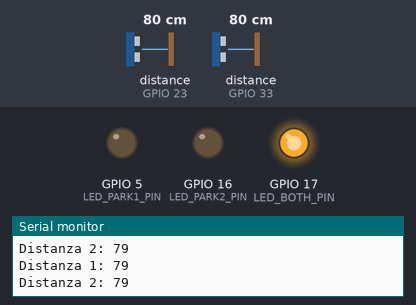
Recording of a sketch running on a simulated ESP32. On the bench: output pins drawn as LEDs (lit = HIGH), the last lines printed to the serial monitor. Wiring (inferred from the names in the program): 2 × ultrasonic range finder: trigger GPIO 22, echo GPIO 23 / trigger GPIO 32, echo GPIO 33. The test bench sets the inputs (shaded band); at power-on: distance to the obstacle (sensors on GPIO 23, GPIO 33) 80 cm. The echo pulse lasts 58.3 µs per cm; WiFi joins after 1.5 s; servers stay silent unless stated; no MQTT or app messages arrive unless stated; pins used as bus, display or sensor lines are not drawn.

Above: at 4.7 s.
4.8 s: distance to the obstacle (sensor on GPIO 23) set to 33 cm
6.8 s: distance to the obstacle (sensor on GPIO 23) set to 28 cm
At 8.3 s:
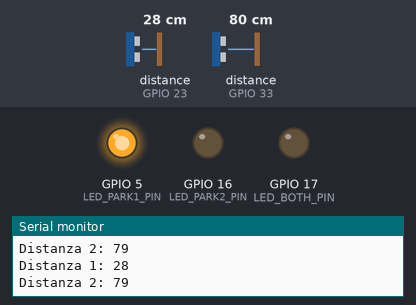
9.1 s: distance to the obstacle (sensor on GPIO 33) set to 33 cm
10.8 s: distance to the obstacle (sensor on GPIO 33) set to 28 cm
At 12.3 s:
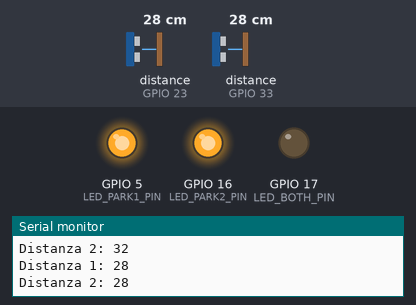
13.1 s: distance to the obstacle (sensor on GPIO 23) set to 35 cm
At 14.2 s:
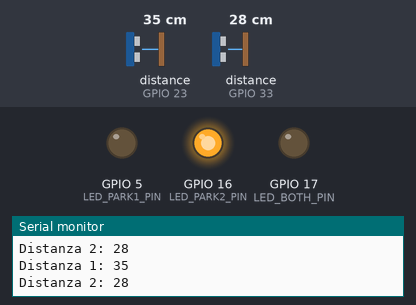
15.1 s: distance to the obstacle (sensor on GPIO 23) set to 2 cm
At 16.1 s:
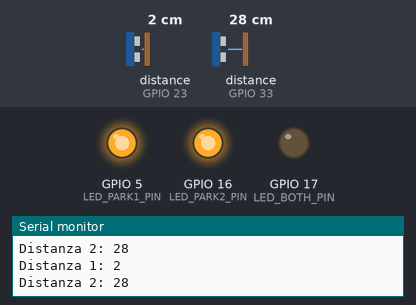
Timing chart, 0 to 18.1 s (numbered marks = the images above; inputs shaded):
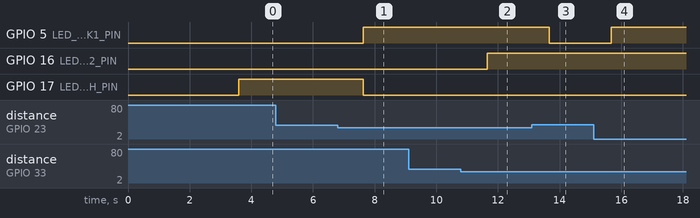

The sketch:

esp_2ultraSonicprova2.ino
```cpp
#include <WiFi.h>
#include <PubSubClient.h>

#define mqtt_server "test.mosquitto.org"
#define mqtt_topic_base "pw2k22/1.1/parcheggio"
#define PARK1_LEVEL 0
#define PARK1_SLOT1 1
#define PARK1_SLOT2 2

#define PARK1_TRIG_PIN 22 // Pin connesso al TRIG pin del sensore ad ultrasuoni del parcheggio n.1
#define PARK1_ECHO_PIN 23 // Pin connesso al ECHO pin del sensore ad ultrasuoni del parcheggio n.1
#define PARK2_TRIG_PIN 32 // Pin connesso al TRIN pin del sensore ad ultrasuoni del parcheggio n.2
#define PARK2_ECHO_PIN 33 // Pin connesso al ECHO pin del sensore ad ultrasuoni del parcheggio n.2

#define LED_PARK1_PIN 5
#define LED_BOTH_PIN 17
#define LED_PARK2_PIN 16

float durataPark1, distanzaPark1, durataPark2, distanzaPark2;

char topic[20];

const char* ssid     = "ciao"; // ESP32 and ESP8266 uses 2.4GHZ wifi only
const char* password = "Vmware1!";

WiFiClient espClient;
PubSubClient client(espClient);

void setup() {
  // begin serial port
  Serial.begin (9600);

  // configure the trigger pin to output mode
  pinMode(PARK1_TRIG_PIN, OUTPUT);
  // configure the echo pin to input mode
  pinMode(PARK1_ECHO_PIN, INPUT);
  // configure the trigger pin to output mode
  pinMode(PARK2_TRIG_PIN, OUTPUT);
  // configure the echo pin to input mode
  pinMode(PARK2_ECHO_PIN, INPUT);

  pinMode(LED_PARK1_PIN, OUTPUT);
  pinMode(LED_BOTH_PIN, OUTPUT);
  pinMode(LED_PARK2_PIN, OUTPUT);

  digitalWrite(LED_PARK1_PIN, LOW);
  digitalWrite(LED_BOTH_PIN, LOW);
  digitalWrite(LED_PARK2_PIN, LOW);

  // begin Wifi connect
  Serial.print("Connecting to ");
  Serial.println(ssid);
  WiFi.mode(WIFI_STA);
  WiFi.disconnect();
  delay(2000);
  WiFi.begin(ssid, password);
  while (WiFi.status() != WL_CONNECTED) {
    delay(500);
    Serial.print(".");
  }
  Serial.println("");
  Serial.println("WiFi connesso");
  Serial.println("Indirizzo IP : ");
  Serial.println(WiFi.localIP());

  client.setServer(mqtt_server, 1883);
}

void reconnect() {
  // Loop until we're reconnected
  int counter = 0;
  while (!client.connected()) {
    if (counter == 5) {
      ESP.restart();
    }
    counter += 1;
    Serial.print("In attesa della connessione al Brocker MQTT ...");
    // Attempt to connect

    if (client.connect("growTentController")) {
      Serial.println("CONNESSO");
    } else {
      Serial.print("Connssione FALLITA, rc=");
      Serial.print(client.state());
      Serial.println(" Prova di riconnessione fra 5 secondi");
      // Wait 5 seconds before retrying
      delay(5000);
    }
  }
}

void loop() {
  //client.loop();
  if (!client.connected()) {
    reconnect();
  }

  // Generazione impulso sensore 1
  digitalWrite(PARK1_TRIG_PIN, LOW);
  digitalWrite(PARK1_TRIG_PIN, HIGH);
  delayMicroseconds(10);
  digitalWrite(PARK1_TRIG_PIN, LOW);

  // Calcolo del tempo attraverso il pin di echo
  long durataPark1 = pulseIn(PARK1_ECHO_PIN, HIGH);
  long distanzaPark1 = durataPark1 / 58.31;
  Serial.print("Distanza 1: ");
  Serial.println(distanzaPark1);

  // Generazione impulso sensore 2
  digitalWrite(PARK2_TRIG_PIN, LOW);
  digitalWrite(PARK2_TRIG_PIN, HIGH);
  delayMicroseconds(10);
  digitalWrite(PARK2_TRIG_PIN, LOW);

  // Calcolo del tempo attraverso il pin di echo
  long durataPark2 = pulseIn(PARK2_ECHO_PIN, HIGH);
  long distanzaPark2 = durataPark2 / 58.31;
  Serial.print("Distanza 2: ");
  Serial.println(distanzaPark2);

  bool park1Occupato = distanzaPark1 < 30;
  bool park2Occupato = distanzaPark2 < 30;

  sprintf(topic, "%s/%d/%d", mqtt_topic_base, PARK1_LEVEL, PARK1_SLOT1);

  if (park1Occupato) {
    digitalWrite(LED_PARK1_PIN, HIGH);
    client.publish(topic, "1", false);
  } else {
    digitalWrite(LED_PARK1_PIN, LOW);
    client.publish(topic, "0", false);
  }
  sprintf(topic, "%s/%d/%d", mqtt_topic_base, PARK1_LEVEL, PARK1_SLOT2);

  if (park2Occupato) {
    digitalWrite(LED_PARK2_PIN, HIGH);
    client.publish(topic, "1", false);
  } else {
    digitalWrite(LED_PARK2_PIN, LOW);
    client.publish(topic, "0", false);
  }

  if (!park1Occupato && !park2Occupato) {
    digitalWrite(LED_BOTH_PIN, HIGH);
  } else {
    digitalWrite(LED_BOTH_PIN, LOW);
  }
  delay(1000);
}
```

Measured:
- the behaviour switches between 31 and 30 cm on distance to the obstacle (sensor on GPIO 23) (found by bisection; images 0 and 1)
- the behaviour switches between 31 and 30 cm on distance to the obstacle (sensor on GPIO 33) (found by bisection; images 1 and 2)
- after the input at 6.8 s, GPIO 5 (LED_PARK1_PIN): LOW → HIGH after 0.83 s; GPIO 17 (LED_BOTH_PIN): HIGH → LOW after 0.83 s
- after the input at 10.8 s, GPIO 16 (LED_PARK2_PIN): LOW → HIGH after 0.86 s
- after the input at 13.1 s, GPIO 5 (LED_PARK1_PIN): HIGH → LOW after 0.57 s
- after the input at 15.1 s, GPIO 5 (LED_PARK1_PIN): LOW → HIGH after 0.58 s
